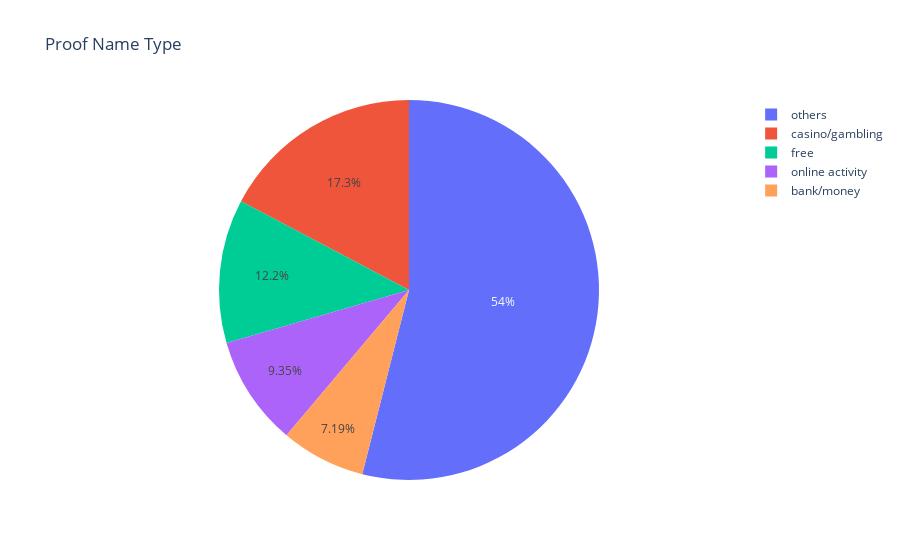

The notebook cell saved with this chart:
### Code cell
fig = px.pie(nametype, values = 'count', names = 'type', title = 'Proof Name Type')
fig.show()

### Figure 1 — Plotly figure (JSON) as saved in the notebook; plotly's stock layout.template omitted (floating-point values rounded to 4 significant figures)
{"data": [{"domain": {"x": [0, 1], "y": [0, 1]}, "hovertemplate": "type=%{label}<br>count=%{value}<extra></extra>", "labels": ["others", "casino/gambling", "free", "online activity", "bank/money"], "legendgroup": "", "name": "", "showlegend": true, "type": "pie", "values": [75, 24, 17, 13, 10]}], "layout": {"legend": {"tracegroupgap": 0}, "title": {"text": "Proof Name Type"}}}
